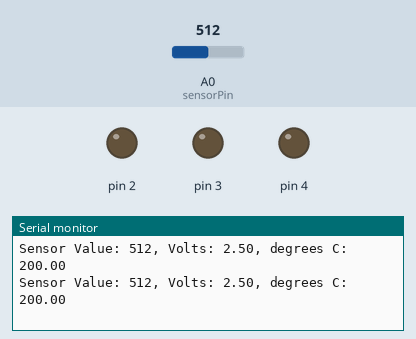
The sketch below on a simulated Arduino Uno, built with avr-gcc and run on an emulated ATmega328P. On the bench: output pins drawn as LEDs (lit = HIGH), the last lines printed to the serial monitor. Inputs (shaded band) come from the test bench; at power-on: A0 (sensorPin) = 512.

Above: at 1.2 s.
1.3 s: A0 (sensorPin) set to 306
At 1.39 s:
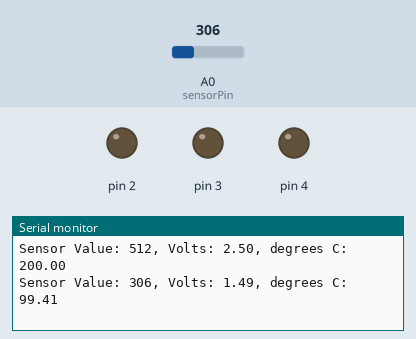
4.3 s: A0 (sensorPin) set to 326
At 4.3 s:
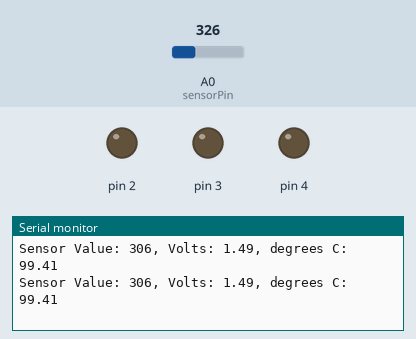
Timing chart, 0 to 7.3 s (numbered marks = the images above; inputs shaded):
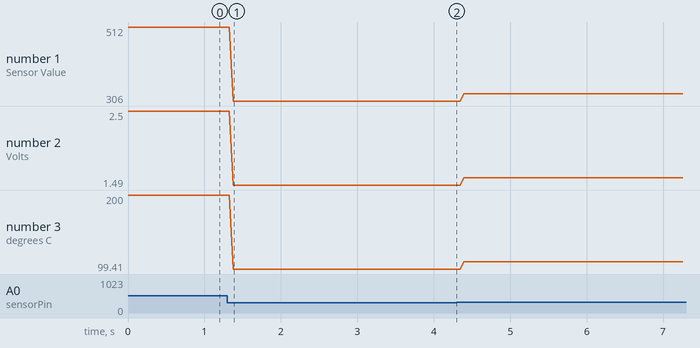

Measured:
- after the input at 1.3 s, the serial monitor: prints a new line after 0.08 s (image 1)
- plotted number 1: 512 → 306 after the input at 1.3 s, 306 → 326 after the input at 4.3 s
- plotted number 2: 2.5 → 1.49 after the input at 1.3 s, 1.49 → 1.59 after the input at 4.3 s
- plotted number 3: 200 → 99.41 after the input at 1.3 s, 99.41 → 109 after the input at 4.3 s

The sketch:

love-o-meter.ino
```cpp
// 温度に応じてLEDライトを光らせる

const int sensorPin = A0;
const float baselineTemp = 12.0;

void setup() {
   Serial.begin(9600); // シリアルポートを開く。9600bits/second
   for(int pinNumber = 2; pinNumber<5; pinNumber++){
    pinMode(pinNumber, OUTPUT);
    digitalWrite(pinNumber, LOW);
  }
}

void loop() {
  int sensorVal = analogRead(sensorPin);
  Serial.print("Sensor Value: "); // シリアルポートで接続されているコンピューターに出力
  Serial.print(sensorVal);

  float voltage = (sensorVal/1024.0) * 5.0;
  Serial.print(", Volts: ");
  Serial.print(voltage);

  float temperture = (voltage - .5) * 100;
  Serial.print(", degrees C: ");
  Serial.println(temperture);

  if(temperture < baselineTemp) {
    digitalWrite(2, LOW);
    digitalWrite(3, LOW);
    digitalWrite(4, LOW);
  } else if (temperture > baselineTemp &&
    temperture < baselineTemp + 4){
    digitalWrite(2, HIGH);
    digitalWrite(3, LOW);
    digitalWrite(4, LOW);
  } else if (temperture > baselineTemp + 4 &&
    temperture < baselineTemp + 8){
    digitalWrite(2, HIGH);
    digitalWrite(3, HIGH);
    digitalWrite(4, LOW);
  }else if (temperture > baselineTemp + 8 &&
    temperture < baselineTemp + 12){
    digitalWrite(2, HIGH);
    digitalWrite(3, HIGH);
    digitalWrite(4, HIGH);
  }
  delay(1);
}
```
